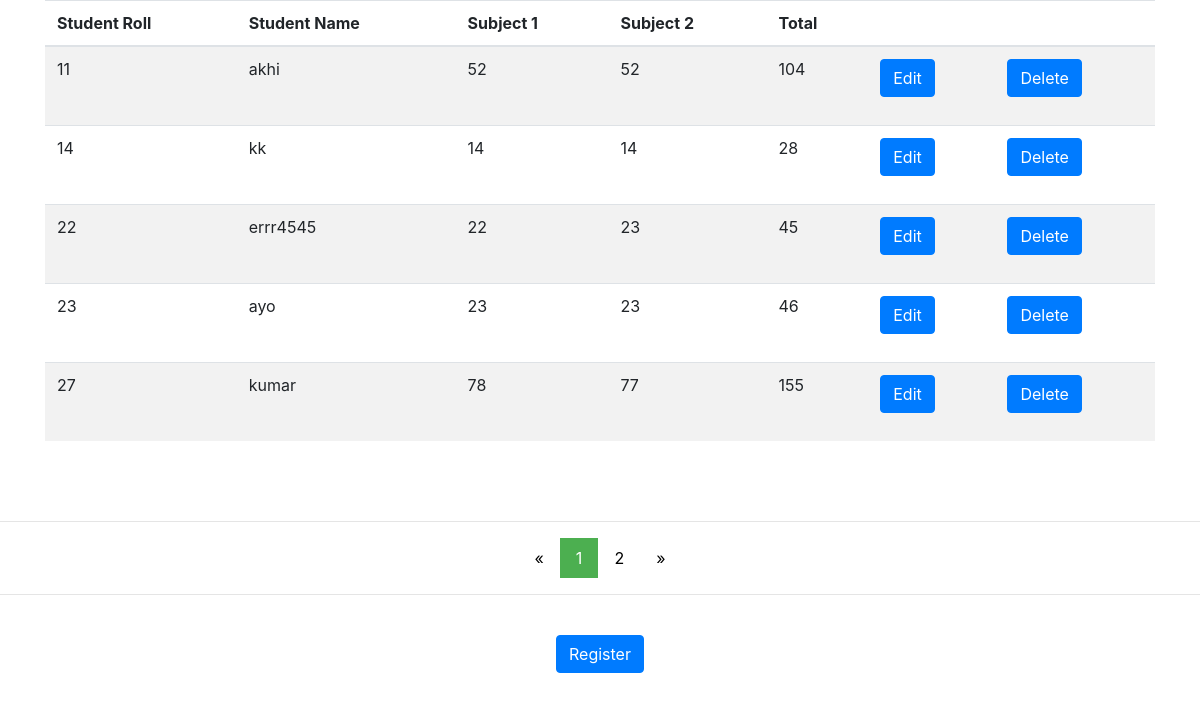
The page / on the database its author committed.
### tables this page shows
CREATE TABLE `stud` (
  `sid` int(11) NOT NULL,
  `sname` varchar(20) NOT NULL,
  `s1` int(11) NOT NULL DEFAULT '0',
  `s2` int(11) NOT NULL DEFAULT '0',
  `total` int(11) NOT NULL DEFAULT '0'
);

### index.php (the view, shortened to what this page needs)
<html>
<head>
  <link rel="stylesheet" href="https://maxcdn.bootstrapcdn.com/bootstrap/4.0.0-beta/css/bootstrap.min.css">
</head>
<body>
  <?php
    $bool=0;
    $mysqli = new mysqli('localhost', 'root', '','student');
    $limit = 5;
    if(isset($_GET['page'])){ $page  = $_GET['page']; }
    else { $page=1; }
    $start_from = ($page-1) * $limit;
    $sql = "SELECT * FROM stud ORDER BY sid ASC LIMIT $start_from, $limit";
    $rs_result = mysqli_query($mysqli,$sql);
    if ($rs_result->num_rows > 0) {
        $bool=1;
    } else {
        $bool=2;
    }
?>
      <?php
              if($bool==1){
      echo '<div class="container">
              <table class="table table-hover table-striped">
          <thead class="thead-inverse">
            <tr>
              <th>Student Roll</th>
              <th>Student Name</th>
              <th>Subject 1</th>
              <th>Subject 2</th>
              <th>Total</th>
              <th></th>
              <th></th>
            </tr>
          </thead>';
          echo '<tbody>';
                $i=1;
                $mysqli = new mysqli('localhost','root','','student');
                while($row = $rs_result->fetch_assoc()) {
                echo '<tr>
                  <td>'.$row["sid"].'</td>
                  <td>'.$row["sname"].'</td>
                  <td>'.$row["s1"].'</td>
                  <td>'.$row["s2"].'</td>
                  <td>'.$row["total"].'</td>
                  <td><form action = "update.php" id="myform"> <input type="hidden" name="sid" value="'.$row["sid"].'"/>
                  <input class="btn btn-primary" name ="btnupdt" type="submit" value=" Edit "/></form>
                  </td>
                  <td><form  action = "index.php"> <input type="hidden" name="sid" value="'.$row["sid"].'"/>
                  <button name="btnDelete" onclick="clicked(event)" class="btn btn-primary" type="submit">Delete</button></form>
                  </td>
                </tr>';
                    $i=$i+1;
              }
          echo '</tbody>
        </table>
      </div>';
              }
              $sql = "SELECT COUNT(sid) FROM stud";
          $rs_result = mysqli_query($mysqli,$sql);
          $row = mysqli_fetch_row($rs_result);
          $total_records = $row[0];
          $total_pages = ceil($total_records / $limit);
          $pagLink = "<br/><br/><hr><div class=\"text-center\"><div class=\"pagination\">  <a href='index.php?page=1'>&laquo;</a>";
          for ($i=1; $i<=$total_pages; $i++) {
            $active = $i == $page ? 'class="active"' : '';
                       $pagLink .= "<a $active href='index.php?page=".$i."'>".$i."</a>";
          }
          $i = $i-1;
          echo $pagLink . "<a  href='index.php?page=".$i."'>&raquo;</a></div></div>";
    ?>
    <hr>
<div class="text-center col-sm-12">
  <button class="btn btn-primary" data-toggle="modal" data-target="#regmodal">Register</button>
  </div>
  </body>
</html>

### index.php (style rules this page uses)
.pagination { justify-content: center; align-items: center; }
.pagination a { color: black; align-self: center; float: left; padding: 8px 16px; text-decoration: none; transition: background-color .3s; }
.pagination a.active { background-color: #4CAF50; color: white; }

### rows shown on the page
stud: sid "11", sname "akhi", s1 "52", s2 "52", total "104"
stud: sid "14", sname "kk", s1 "14", s2 "14", total "28"
stud: sid "22", sname "errr4545", s1 "22", s2 "23", total "45"
stud: sid "23", sname "ayo", s1 "23", s2 "23", total "46"
stud: sid "27", sname "kumar", s1 "78", s2 "77", total "155"
